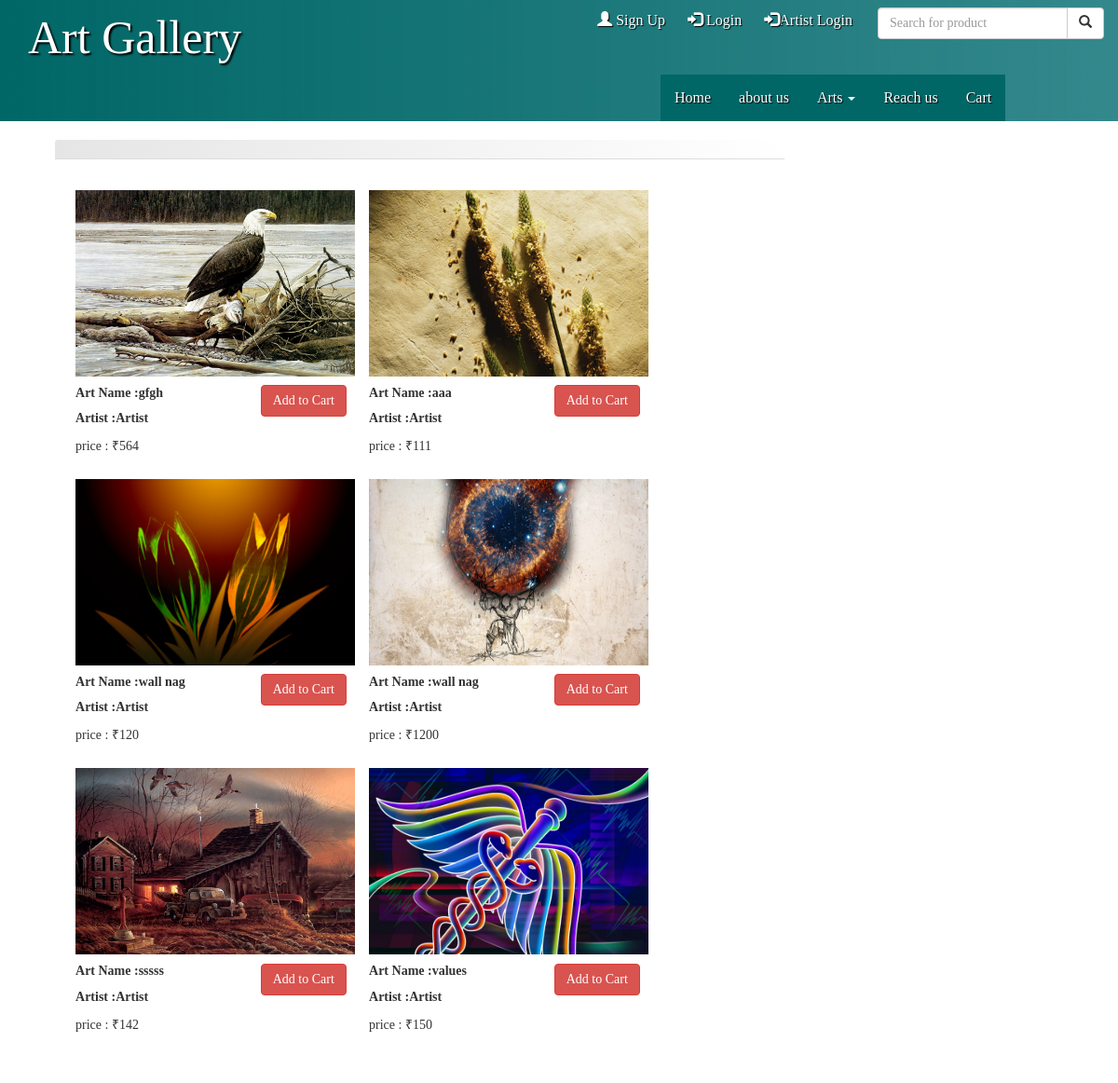
/arts.php, run on the app's committed database.
### tables this page shows
CREATE TABLE `uploads` (
  `id` int(11) NOT NULL,
  `artist` varchar(120) NOT NULL,
  `name` varchar(455) NOT NULL,
  `rate` int(11) NOT NULL,
  `image` varchar(120) NOT NULL,
  `artist_id` int(11) NOT NULL,
  `approved` int(11) NOT NULL DEFAULT '0'
);

### arts.php (the view, shortened to what this page needs)
<?php session_start();
	require_once('header.php');
	include_once('Admin/conn.php');
?>
	<div class="container-fluid">
		  <div class="row art_inner">
			<div class="col-md-9">
                <div class="panel panel-default">
				  <div class="panel-heading"></div>
                  <div class="panel-body">
                    <p class="about_us_info">
										<?php
										$select="SELECT * FROM `uploads` where approved='1' ORDER BY `uploads`.`id` DESC ";
										$re=mysqli_query($link,$select);
										while ($rw=mysqli_fetch_assoc($re)) {
                                    $image=$rw['image'];
                                    $id=$rw['id'];
                                    $artist=$rw['artist'];
                                    $name=$rw['name'];
                                    $rate=$rw['rate'];
                                    echo('<div style="float:left;padding:1%;">
                                    <div>
                                    <img src="'.$image.'" style="width:300px;height:200px;possion:fixed;">
                                    </div>
                                    <div style="float:right;">
                                    <a href="uploadtocart.php?item_id='.$id.'" style="float:right;padding:10%; "><button class="btn btn-danger">Add to Cart</button></a>
                                                                  </div>
                                                                  <div style="float:left;">
                                                                      <h5><span style="font-weight:bolder;">Art Name :<span>'.$name.'</h5>
                                                                      <p ><span style="font-weight:bolder;">Artist :<span>'.$artist.'</p>
                                        <p style="float:left;">price : ₹'.$rate.'</p>
                                                                  </div>
                                  </div>	');
                                }
                                ?>
                    </p>
                  </div>
                </div>
                </div>
		  </div>

### header.php (shortened to what this page needs)
<!DOCTYPE html>
<html lang="en">
  <head>
    <link href="css/bootstrap.min.css" rel="stylesheet">
	<link href="font-awesome/css/font-awesome.min.css" rel="stylesheet">
    <link href="style.css" rel="stylesheet"/>
  </head>
  <body>
     <nav class="navbar navbar-inverse navbar-fixed-top">
		  <div class="container-fluid">
			<div class="navbar-header">
			  <a class="navbar-brand" href="#">Art Gallery</a>
			</div>
			<div>
				<ul class="nav navbar-nav navbar-right signup">
					<?php
					if($_SESSION){
						$_SESSION['page']=$page;
					 $em=$_SESSION['id'];
						echo('<li><a  href="msg.php?id='.$em.'" id="signlog" style="padding-top:11.5px"><span class="glyphicon glyphicon-bell"></span> Notification</a>
						<li><a  href="profile.php?id='.$em.'" id="signlog" style="padding-top:11.5px"><span class="glyphicon glyphicon-user"></span> Profile</a>
						<li><a href="logout.php" style="padding:0px;margin:0px;"><button id="signlog"><span class="glyphicon glyphicon-log-in"></span> Logout</button></a>
						<li>');
					}else{
						echo('<li><a href="signup.php" id="signlog"  style="padding-top:11.5px"><span class="glyphicon glyphicon-user"></span> Sign Up</button>
						<li><a href="login.php" id="signlog""><span class="glyphicon glyphicon-log-in"></span> Login</a>
						<li>
						<li><a href="artist/index.php" id="signlog""><span class="glyphicon glyphicon-log-in"></span>Artist Login</a>
						<li>');
					}
					?>
					 <form class="navbar-form navbar-left">
					  <div class="input-group">
						<input type="text" class="form-control" placeholder="Search for product">
						<div class="input-group-btn">
						  <button class="btn btn-default" type="submit">
							<i class="glyphicon glyphicon-search"></i>
						  </button>
						</div>
					  </div>
					</form>
					</li>
				</ul>
			</div>
			<div class="collapse navbar-collapse" id="bs-example-navbar-collapse-1">
			<?php
			if($_SESSION)
			{$em=$_SESSION['id'];
				echo('
			  <ul class="nav navbar-nav navbar-right top_menu">
				<li>
				<a href="index.php?id='.$em.'">Home <span class="sr-only">(current)</span></a>
				</li>
				<li><a href="about_us.php?id='.$em.'">about us <span class="sr-only"></span></a></li>
				<li class="dropdown">
				 <a href="arts.php?id='.$em.'"><a"  role="button" aria-haspopup="true" aria-expanded="false">
				 Arts <span class="caret"></span></a>
				</li>
				<li><a href="contact_us.php?id='.$em.'">Reach us</a></li>
				<li><a href="cart.php?id='.$em.'">Cart </a></li>
				</ul>'); }
				else{
					echo('
			  <ul class="nav navbar-nav navbar-right top_menu">
				<li>
				<a href="index.php">Home <span class="sr-only">(current)</span></a>
				</li>
				<li><a href="about_us.php">about us <span class="sr-only"></span></a></li>
				<li class="dropdown">
				 <a href="arts.php"><a"  role="button" aria-haspopup="true" aria-expanded="false">
				 Arts <span class="caret"></span></a>
				</li>
				<li><a href="contact_us.php">Reach us</a></li>
				<li><a href="cart.php">Cart </a></li>
				</ul>');
				}
				?>
			</div>
		  </div>
		</nav>

### style.css (style rules this page uses)
* { margin:0; padding:0; font-family:"Comic Sans MS", cursive; }
body { background:lightblue; text-align: left; }
.navbar-inverse { border:none; height:130px; background:linear-gradient(to right,rgba(0,102,102,1),rgba(0,102,102,0.7)); }
.navbar-inverse .navbar-brand { color:#fff; text-shadow:2px 2px 2px #000; font-size:50px; padding:30px; }
.signup li { padding:0; }
.top_menu { background-color:rgba(0,102,102,1); margin-top:80px; }
.navbar-inverse .navbar-nav>li>a { font-size:16px; text-shadow:1px 1px 1px #000; text-align:center; color:#fff; background-color:rgba(0,102,102,1); }
.about_us_info { font-size: 18px; }
.art_inner { margin-top:130px; background-color:#fff; height:auto; padding: 0; }
.panel { border:none; box-shadow:none; width:90%; margin:20px auto; }
.panel .panel-heading { color:#000; font-size:22px; font-weight:bold; text-shadow:1px 1px 1px #fff; background:linear-gradient(to right,rgba(204,204,204,0.5),rgba(255,255,255,1)); }
#signlog { display:block; font-size:16px; text-shadow:1px 1px 1px #000; text-align:center; color:#fff; background:transparent; border:none; width:auto; height:auto; padding:12px; }
@media screen and (min-width:600px) and (max-width:1370px) { .top_menu { margin-right:-450px; } }

### data on the page
uploads: image (picture), name "gfgh", artist "Artist", rate "564"
uploads: image (picture), name "aaa", artist "Artist", rate "111"
uploads: image (picture), name "wall nag", artist "Artist", rate "120"
uploads: image (picture), name "wall nag", artist "Artist", rate "1200"
uploads: image (picture), name "sssss", artist "Artist", rate "142"
uploads: image (picture), name "values", artist "Artist", rate "150"
